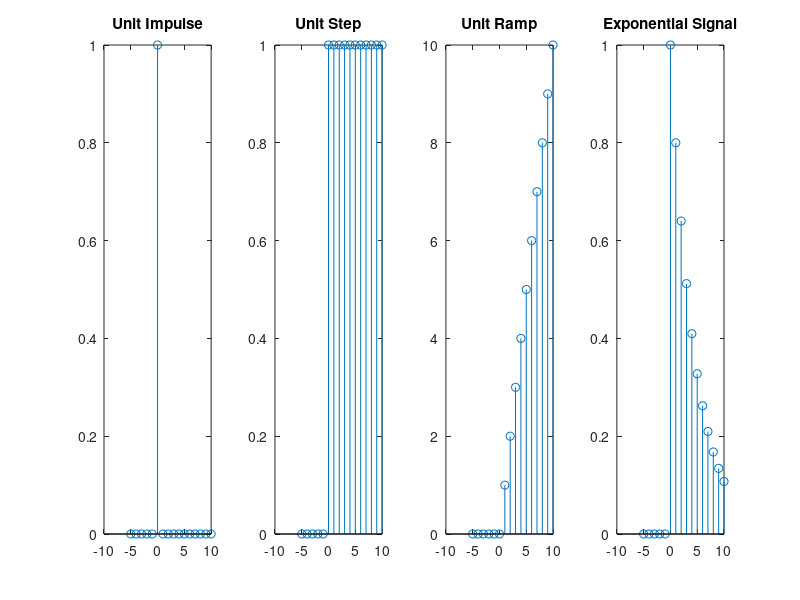

The MATLAB source for this figure:
clc;
clear;
close all;

n = -5:10;

delta = double(n == 0);
step = double(n >= 0);
ramp = n .* step;
expo = 0.8.^n .* step;

figure;

subplot(1,4,1);
stem(n, delta);
title('Unit Impulse');

subplot(1,4,2);
stem(n, step);
title('Unit Step');

subplot(1,4,3);
stem(n, ramp);
title('Unit Ramp');

subplot(1,4,4);
stem(n, expo);
title('Exponential Signal');
